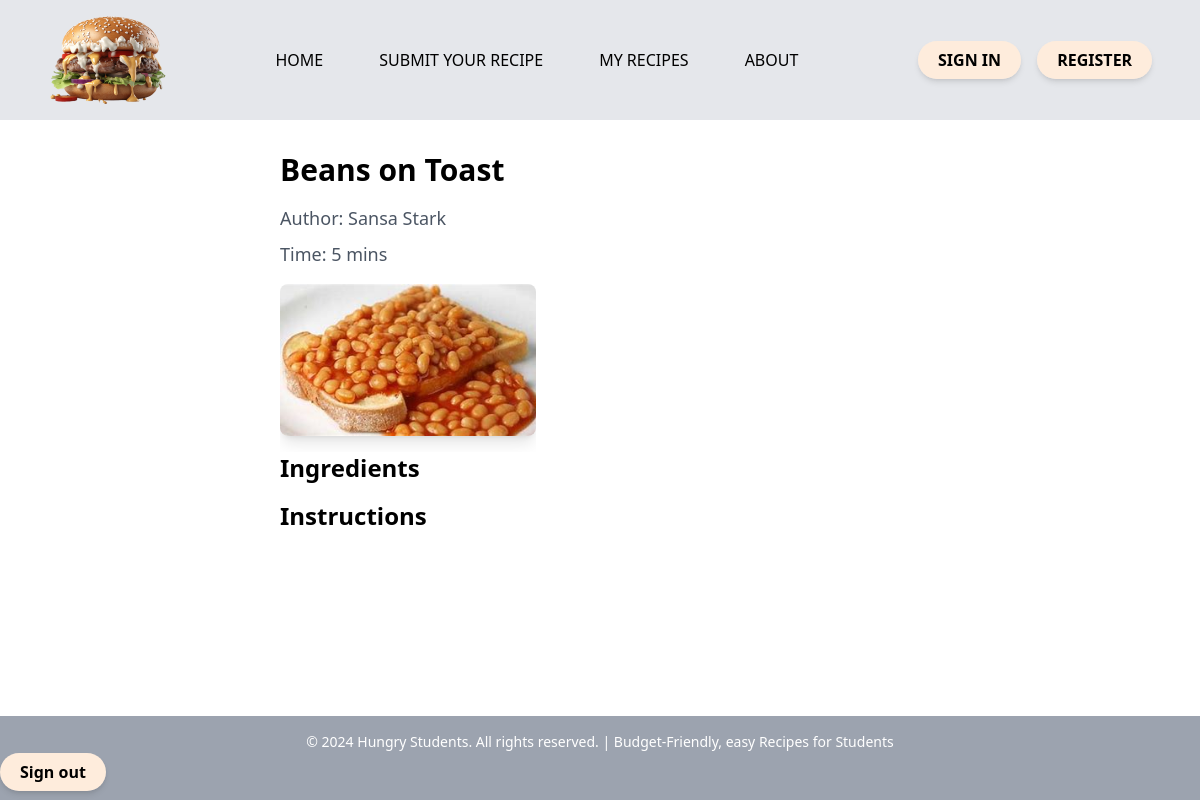
Page /recipe-details/1 (signed in) on the committed database.
### tables this page shows
CREATE TABLE 'recipes' ('id' INTEGER PRIMARY KEY AUTOINCREMENT,
recipe_name TEXT NOT NULL,
author TEXT,
author_id INTEGER,
time INTEGER,
image_path TEXT,
FOREIGN KEY (author_id) REFERENCES students(id)
);

### app.py (the view)
@app.route('/recipe-details/<int:recipe_id>', methods=['GET'])
def get_recipe_details(recipe_id):
    try:
        conn = sqlite3.connect('hungrystudentss.db')
        cursor = conn.cursor()
        cursor.execute("SELECT * FROM recipes WHERE id = ?", (recipe_id,))
        recipes = cursor.fetchone()
        if recipes is None:
            abort(404)
        cursor.execute(
            "SELECT * FROM ingredients WHERE recipe_id = ?", (recipe_id,))
        ingredients = cursor.fetchall()
        cursor.execute(
            "SELECT * FROM instructions WHERE recipe_id = ?", (recipe_id,))
        instructions = cursor.fetchall()
        image_path_index = 5
        print("Image Path:", recipes[image_path_index])
        cursor.close()
        conn.close()
        return render_template('recipe-details.html', recipes=recipes, ingredients=ingredients, instructions=instructions)
    except sqlite3.Error as e:
        flash('An error occurred while fetching recipe details.', 'error')
        print("SQLite error:", e)
        abort(500)
    except Exception as e:
        flash('An unexpected error occurred.', 'error')
        print("Error:", e)
        abort(500)

### app.py (called while the page is built)
@login_manager.user_loader
def load_user(user_id):
    user_row = db.execute("SELECT * FROM students WHERE id = ?", user_id)
    if user_row:
        return User(user_id)
    return None

### templates/recipe-details.html (shortened to what this page needs)
{% extends 'layout.html' %}
{% block content %}
    <div class="max-w-2xl mx-auto px-4 py-8">
        <h1 class="text-3xl font-bold mb-4">{{ recipes[1] }}</h1>
        <p class="text-lg text-gray-600 mb-2">Author: {{ recipes[2] }}</p>
        <p class="text-lg text-gray-600 mb-4">Time: {{ recipes[4] }} mins</p>
        {% if recipes[5] %}
        <div class="w-64 h-64 overflow-hidden">
            <img src="../{{ recipes[5] }}" alt="Recipe Image" class="object-cover w-full h-full mb-4 rounded-lg shadow-lg">
        </div>
        {% else %}
            <p class="text-lg text-gray-600 mb-4">No image available</p>
        {% endif %}
        <h2 class="text-2xl font-semibold mb-2">Ingredients</h2>
        <h2 class="text-2xl font-semibold mb-2">Instructions</h2>
    </div>
{% endblock %}

### rows in the picture
recipes: recipe_name "Beans on Toast", author "Sansa Stark", time "5", image_path (picture)
